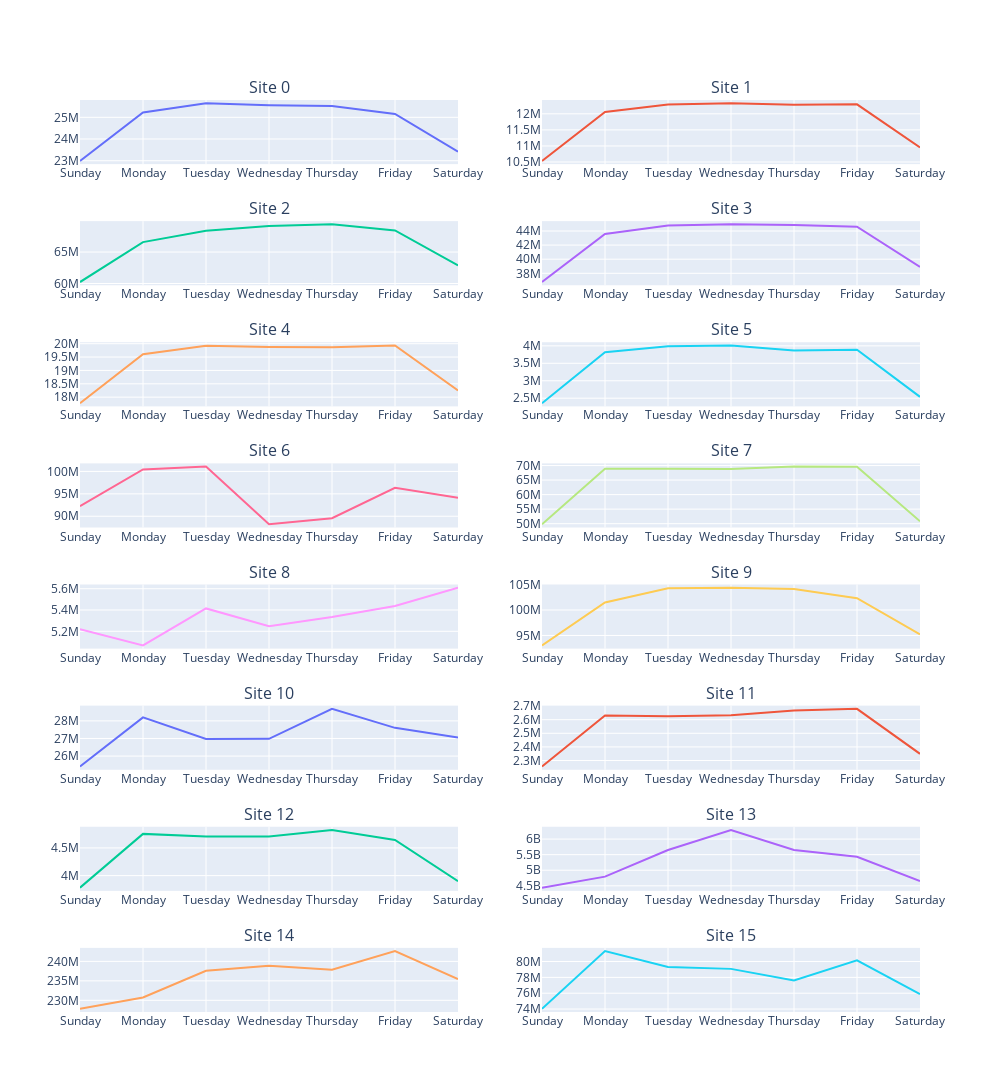

The notebook cell saved with this chart:
### Code cell
import plotly.graph_objects as go
import plotly.subplots as sp

df_subset = df[['site_id', 'timestamp', 'meter_reading']]

fig = sp.make_subplots(rows=8, cols=2, subplot_titles=[f"Site {site_id}" for site_id in range(16)])

desired_order = ['Sunday', 'Monday', 'Tuesday', 'Wednesday', 'Thursday', 'Friday', 'Saturday']

for i, site_id in enumerate(range(16)):
    site_data = df_subset[df_subset['site_id'] == site_id].copy()  # Make a copy of the DataFrame
    
    site_data.loc[:, 'day_of_week'] = site_data['timestamp'].dt.strftime('%A')  # Use .loc to modify the DataFrame
    
    daily_data = site_data.groupby('day_of_week')['meter_reading'].sum()
    daily_data = daily_data.reindex(desired_order)
    
    trace = go.Scatter(x=daily_data.index, y=daily_data, mode='lines', name='Energy Consumption')
    
    fig.add_trace(trace, row=(i // 2) + 1, col=(i % 2) + 1)

fig.update_layout(height=1200, width=1000, showlegend=False)

fig.show()

### Figure 1 — Plotly figure (JSON) as saved in the notebook; plotly's stock layout.template omitted (floating-point values rounded to 4 significant figures)
{"data": [{"mode": "lines", "name": "Energy Consumption", "type": "scatter", "x": ["Sunday", "Monday", "Tuesday", "Wednesday", "Thursday", "Friday", "Saturday"], "xaxis": "x", "y": [22991394, 25225008, 25650868, 25561946, 25517658, 25155666, 23416822], "yaxis": "y"}, {"mode": "lines", "name": "Energy Consumption", "type": "scatter", "x": ["Sunday", "Monday", "Tuesday", "Wednesday", "Thursday", "Friday", "Saturday"], "xaxis": "x2", "y": [10534176, 12059566, 12287666, 12329998, 12284649, 12294990, 10953216], "yaxis": "y2"}, {"mode": "lines", "name": "Energy Consumption", "type": "scatter", "x": ["Sunday", "Monday", "Tuesday", "Wednesday", "Thursday", "Friday", "Saturday"], "xaxis": "x3", "y": [60228812, 66580148, 68377496, 69131824, 69411312, 68446512, 62864732], "yaxis": "y3"}, {"mode": "lines", "name": "Energy Consumption", "type": "scatter", "x": ["Sunday", "Monday", "Tuesday", "Wednesday", "Thursday", "Friday", "Saturday"], "xaxis": "x4", "y": [36761432, 43590028, 44781280, 44944864, 44852900, 44605128, 38905332], "yaxis": "y4"}, {"mode": "lines", "name": "Energy Consumption", "type": "scatter", "x": ["Sunday", "Monday", "Tuesday", "Wednesday", "Thursday", "Friday", "Saturday"], "xaxis": "x5", "y": [17775678, 19602684, 19921984, 19875014, 19865910, 19933868, 18251448], "yaxis": "y5"}, {"mode": "lines", "name": "Energy Consumption", "type": "scatter", "x": ["Sunday", "Monday", "Tuesday", "Wednesday", "Thursday", "Friday", "Saturday"], "xaxis": "x6", "y": [2358000.0, 3817000.0, 3990888, 4010643, 3866000.0, 3886000.0, 2540000.0], "yaxis": "y6"}, {"mode": "lines", "name": "Energy Consumption", "type": "scatter", "x": ["Sunday", "Monday", "Tuesday", "Wednesday", "Thursday", "Friday", "Saturday"], "xaxis": "x7", "y": [92245064, 100456032, 101082112, 88205976, 89573080, 96341552, 94104448], "yaxis": "y7"}, {"mode": "lines", "name": "Energy Consumption", "type": "scatter", "x": ["Sunday", "Monday", "Tuesday", "Wednesday", "Thursday", "Friday", "Saturday"], "xaxis": "x8", "y": [49791916, 68901896, 68885304, 68821272, 69641960, 69555248, 50807160], "yaxis": "y8"}, {"mode": "lines", "name": "Energy Consumption", "type": "scatter", "x": ["Sunday", "Monday", "Tuesday", "Wednesday", "Thursday", "Friday", "Saturday"], "xaxis": "x9", "y": [5221000.0, 5067432, 5415000.0, 5248000.0, 5333891, 5438389, 5609608], "yaxis": "y9"}, {"mode": "lines", "name": "Energy Consumption", "type": "scatter", "x": ["Sunday", "Monday", "Tuesday", "Wednesday", "Thursday", "Friday", "Saturday"], "xaxis": "x10", "y": [93048616, 101487016, 104253048, 104376728, 104132280, 102316992, 95233240], "yaxis": "y10"}, {"mode": "lines", "name": "Energy Consumption", "type": "scatter", "x": ["Sunday", "Monday", "Tuesday", "Wednesday", "Thursday", "Friday", "Saturday"], "xaxis": "x11", "y": [25405978, 28196852, 26976588, 26979044, 28683086, 27603712, 27053108], "yaxis": "y11"}, {"mode": "lines", "name": "Energy Consumption", "type": "scatter", "x": ["Sunday", "Monday", "Tuesday", "Wednesday", "Thursday", "Friday", "Saturday"], "xaxis": "x12", "y": [2256000.0, 2630000.0, 2625000.0, 2633000.0, 2666589, 2680000.0, 2349000.0], "yaxis": "y12"}, {"mode": "lines", "name": "Energy Consumption", "type": "scatter", "x": ["Sunday", "Monday", "Tuesday", "Wednesday", "Thursday", "Friday", "Saturday"], "xaxis": "x13", "y": [3783000.0, 4752822, 4705000.0, 4707781, 4823639, 4642473, 3900000.0], "yaxis": "y13"}, {"mode": "lines", "name": "Energy Consumption", "type": "scatter", "x": ["Sunday", "Monday", "Tuesday", "Wednesday", "Thursday", "Friday", "Saturday"], "xaxis": "x14", "y": [4439735296, 4794800640, 5648988160, 6293017088, 5651180032, 5431359488, 4653906432], "yaxis": "y14"}, {"mode": "lines", "name": "Energy Consumption", "type": "scatter", "x": ["Sunday", "Monday", "Tuesday", "Wednesday", "Thursday", "Friday", "Saturday"], "xaxis": "x15", "y": [227818368, 230727744, 237581360, 238870976, 237861152, 242648896, 235470560], "yaxis": "y15"}, {"mode": "lines", "name": "Energy Consumption", "type": "scatter", "x": ["Sunday", "Monday", "Tuesday", "Wednesday", "Thursday", "Friday", "Saturday"], "xaxis": "x16", "y": [74035736, 81316984, 79299680, 79072480, 77615984, 80152016, 75891632], "yaxis": "y16"}], "layout": {"annotations": [{"font": {"size": 16}, "showarrow": false, "text": "Site 0", "x": 0.225, "xanchor": "center", "xref": "paper", "y": 1, "yanchor": "bottom", "yref": "paper"}, {"font": {"size": 16}, "showarrow": false, "text": "Site 1", "x": 0.775, "xanchor": "center", "xref": "paper", "y": 1, "yanchor": "bottom", "yref": "paper"}, {"font": {"size": 16}, "showarrow": false, "text": "Site 2", "x": 0.225, "xanchor": "center", "xref": "paper", "y": 0.8672, "yanchor": "bottom", "yref": "paper"}, {"font": {"size": 16}, "showarrow": false, "text": "Site 3", "x": 0.775, "xanchor": "center", "xref": "paper", "y": 0.8672, "yanchor": "bottom", "yref": "paper"}, {"font": {"size": 16}, "showarrow": false, "text": "Site 4", "x": 0.225, "xanchor": "center", "xref": "paper", "y": 0.7344, "yanchor": "bottom", "yref": "paper"}, {"font": {"size": 16}, "showarrow": false, "text": "Site 5", "x": 0.775, "xanchor": "center", "xref": "paper", "y": 0.7344, "yanchor": "bottom", "yref": "paper"}, {"font": {"size": 16}, "showarrow": false, "text": "Site 6", "x": 0.225, "xanchor": "center", "xref": "paper", "y": 0.6016, "yanchor": "bottom", "yref": "paper"}, {"font": {"size": 16}, "showarrow": false, "text": "Site 7", "x": 0.775, "xanchor": "center", "xref": "paper", "y": 0.6016, "yanchor": "bottom", "yref": "paper"}, {"font": {"size": 16}, "showarrow": false, "text": "Site 8", "x": 0.225, "xanchor": "center", "xref": "paper", "y": 0.4688, "yanchor": "bottom", "yref": "paper"}, {"font": {"size": 16}, "showarrow": false, "text": "Site 9", "x": 0.775, "xanchor": "center", "xref": "paper", "y": 0.4688, "yanchor": "bottom", "yref": "paper"}, {"font": {"size": 16}, "showarrow": false, "text": "Site 10", "x": 0.225, "xanchor": "center", "xref": "paper", "y": 0.3359, "yanchor": "bottom", "yref": "paper"}, {"font": {"size": 16}, "showarrow": false, "text": "Site 11", "x": 0.775, "xanchor": "center", "xref": "paper", "y": 0.3359, "yanchor": "bottom", "yref": "paper"}, {"font": {"size": 16}, "showarrow": false, "text": "Site 12", "x": 0.225, "xanchor": "center", "xref": "paper", "y": 0.2031, "yanchor": "bottom", "yref": "paper"}, {"font": {"size": 16}, "showarrow": false, "text": "Site 13", "x": 0.775, "xanchor": "center", "xref": "paper", "y": 0.2031, "yanchor": "bottom", "yref": "paper"}, {"font": {"size": 16}, "showarrow": false, "text": "Site 14", "x": 0.225, "xanchor": "center", "xref": "paper", "y": 0.07031, "yanchor": "bottom", "yref": "paper"}, {"font": {"size": 16}, "showarrow": false, "text": "Site 15", "x": 0.775, "xanchor": "center", "xref": "paper", "y": 0.07031, "yanchor": "bottom", "yref": "paper"}], "height": 1200, "showlegend": false, "width": 1000, "xaxis": {"anchor": "y", "domain": [0, 0.45]}, "xaxis10": {"anchor": "y10", "domain": [0.55, 1]}, "xaxis11": {"anchor": "y11", "domain": [0, 0.45]}, "xaxis12": {"anchor": "y12", "domain": [0.55, 1]}, "xaxis13": {"anchor": "y13", "domain": [0, 0.45]}, "xaxis14": {"anchor": "y14", "domain": [0.55, 1]}, "xaxis15": {"anchor": "y15", "domain": [0, 0.45]}, "xaxis16": {"anchor": "y16", "domain": [0.55, 1]}, "xaxis2": {"anchor": "y2", "domain": [0.55, 1]}, "xaxis3": {"anchor": "y3", "domain": [0, 0.45]}, "xaxis4": {"anchor": "y4", "domain": [0.55, 1]}, "xaxis5": {"anchor": "y5", "domain": [0, 0.45]}, "xaxis6": {"anchor": "y6", "domain": [0.55, 1]}, "xaxis7": {"anchor": "y7", "domain": [0, 0.45]}, "xaxis8": {"anchor": "y8", "domain": [0.55, 1]}, "xaxis9": {"anchor": "y9", "domain": [0, 0.45]}, "yaxis": {"anchor": "x", "domain": [0.9297, 1]}, "yaxis10": {"anchor": "x10", "domain": [0.3984, 0.4688]}, "yaxis11": {"anchor": "x11", "domain": [0.2656, 0.3359]}, "yaxis12": {"anchor": "x12", "domain": [0.2656, 0.3359]}, "yaxis13": {"anchor": "x13", "domain": [0.1328, 0.2031]}, "yaxis14": {"anchor": "x14", "domain": [0.1328, 0.2031]}, "yaxis15": {"anchor": "x15", "domain": [0, 0.07031]}, "yaxis16": {"anchor": "x16", "domain": [0, 0.07031]}, "yaxis2": {"anchor": "x2", "domain": [0.9297, 1]}, "yaxis3": {"anchor": "x3", "domain": [0.7969, 0.8672]}, "yaxis4": {"anchor": "x4", "domain": [0.7969, 0.8672]}, "yaxis5": {"anchor": "x5", "domain": [0.6641, 0.7344]}, "yaxis6": {"anchor": "x6", "domain": [0.6641, 0.7344]}, "yaxis7": {"anchor": "x7", "domain": [0.5312, 0.6016]}, "yaxis8": {"anchor": "x8", "domain": [0.5312, 0.6016]}, "yaxis9": {"anchor": "x9", "domain": [0.3984, 0.4688]}}}
